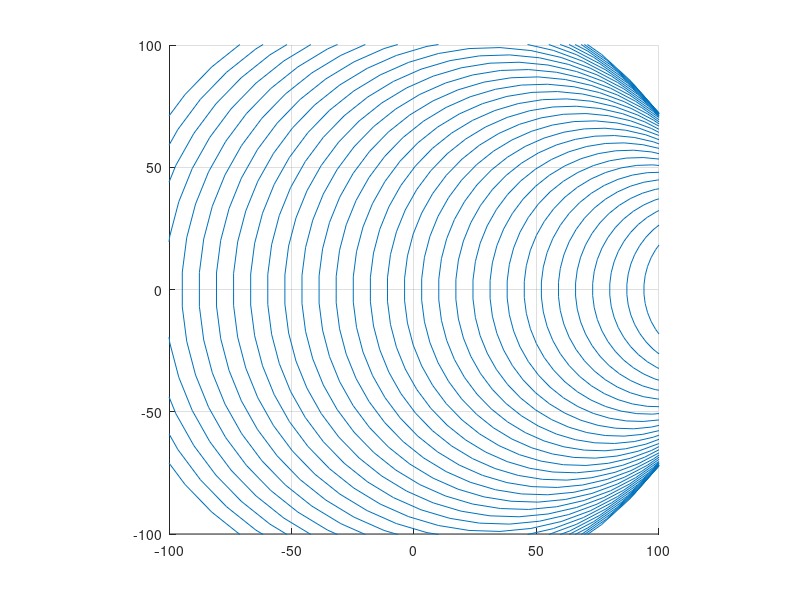

Reproduce this figure in MATLAB.
ang = linspace(0,2*pi,50);
xd = cos(ang);
yd = sin(ang);
plotCircle = @(x,d) line(d*xd+x,d*yd);

%%
cla
% particle velocity
pv = 2;
% delta t
dt = 2;
% wave velocity
wv = 1.5;

maxi = 40;
for i = 1:maxi
    cla
    grid on
    for j = 0:i
        x = i*dt*pv-(j*dt*pv);
        y = 0;
        d = (j+1)*dt*wv;
        plotCircle(x,d)
    end
    line(i*dt*pv,0,'Color','red','Marker','.')
    axis(100*[-1 1 -1 1])
    axis equal
    pause(0.05)
    drawnow
end